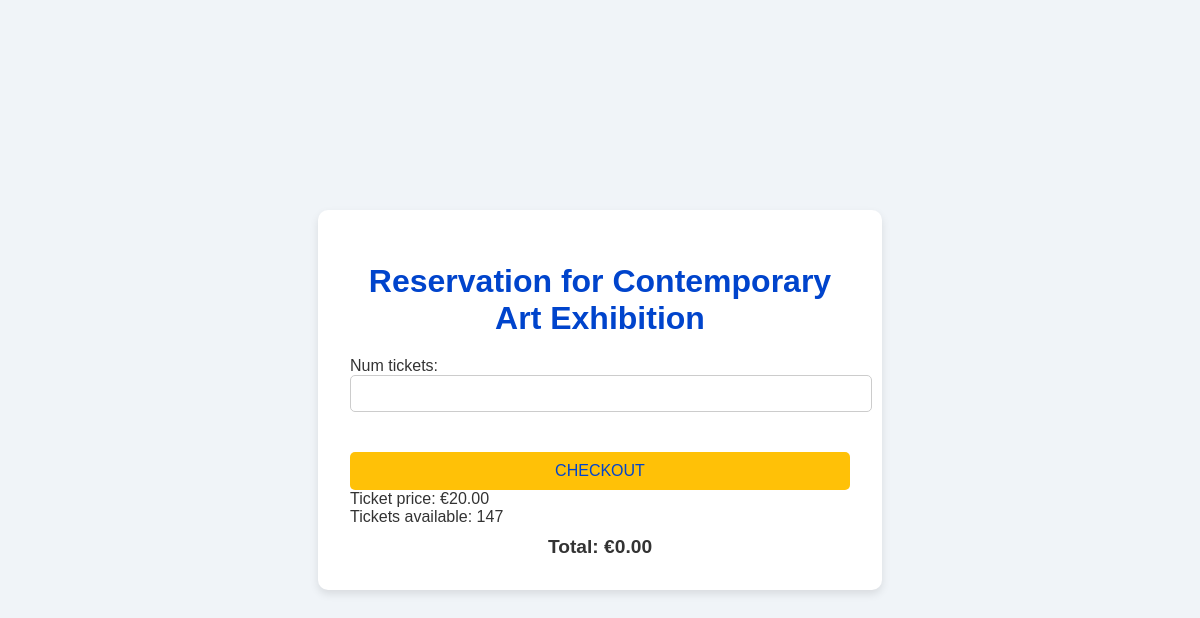
The app's page /booking/booking/4/ (signed in) with its own data.
### events/models.py (models this page shows, shortened)
class Event(models.Model):
    title = models.CharField(max_length=200)
    description = models.TextField()
    date = models.DateTimeField()
    location = models.CharField(max_length=100)
    available_seats = models.IntegerField()
    price = models.DecimalField(max_digits=10, decimal_places=2)

### booking/views.py (the view)
# urls.py: path('booking/<int:event_id>/', views.booking_view, name='booking'),
@login_required
def booking_view(request, event_id):
    event = get_object_or_404(Event, id=event_id)
    if request.method == 'POST':
        form = BookingForm(request.POST)
        if form.is_valid():
            num_tickets = form.cleaned_data['num_tickets']
            total_price = num_tickets * event.price
            booking = form.save(commit=False)
            booking.user = request.user
            booking.event = event
            booking.status = 'pending'
            booking.save()
            intent = stripe.PaymentIntent.create(
                amount=int(total_price * 100),  # amount in cents
                currency='eur',
                metadata={'integration_check': 'accept_a_payment'}
            )
            return render(request, 'booking/payment.html', {
                'client_secret': intent.client_secret,
                'stripe_publishable_key': settings.STRIPE_PUBLIC_KEY,
                'booking_id': booking.id,
                'total_price': total_price,
            })
    else:
        form = BookingForm(initial={'event_id': event_id})
    return render(request, 'booking/booking.html', {'form': form, 'event': event})

### booking/forms.py
class BookingForm(forms.ModelForm):
    class Meta:
        model = Booking
        fields = ['num_tickets']
    def __init__(self, *args, **kwargs):
        super().__init__(*args, **kwargs)
        self.fields['num_tickets'].widget.attrs.update({'min': 1})

### booking/templates/booking/booking.html (shortened to what this page needs)
<!DOCTYPE html>
<html lang="en">
<head>
</head>
<body>
    <div class="container">
        <h1>Reservation for {{ event.title }}</h1>
        <form method="post">
            {{ form.as_p }}
            <button id="submit-btn" type="submit">Checkout</button>
        </form>
        <p>Ticket price: €{{ event.price }}</p>
        <p>Tickets available: {{ event.available_seats }}</p>
        <p class="total">Total: €<span id="totalPrice">0.00</span></p>
    </div>
</body>
</html>

### booking/templates/booking/booking.html (style rules this page uses)
body { font-family: 'Arial', sans-serif; background-color: #f0f4f8; color: #333; display: flex; justify-content: center; align-items: center; height: 100vh; margin: 0; }
.container { background: white; padding: 2em; border-radius: 10px; box-shadow: 0 4px 8px rgba(0, 0, 0, 0.1); width: 100%; max-width: 500px; }
h1 { color: #0044cc; text-align: center; margin-bottom: 20px; }
form { display: flex; flex-direction: column; gap: 15px; }
input[type="number"], select, textarea { padding: 10px; border: 1px solid #ccc; border-radius: 5px; width: 100%; }
button[type="submit"] { background-color: #ffc107; color: #0044cc; border: none; padding: 10px; border-radius: 5px; font-size: 1em; cursor: pointer; text-transform: uppercase; margin-top: 10px; }
p { margin: 0; padding: 0; }
.total { font-size: 1.2em; font-weight: bold; text-align: center; margin-top: 10px; }

### records on screen
Event: title "Contemporary Art Exhibition", price "20.00", available_seats "147"
